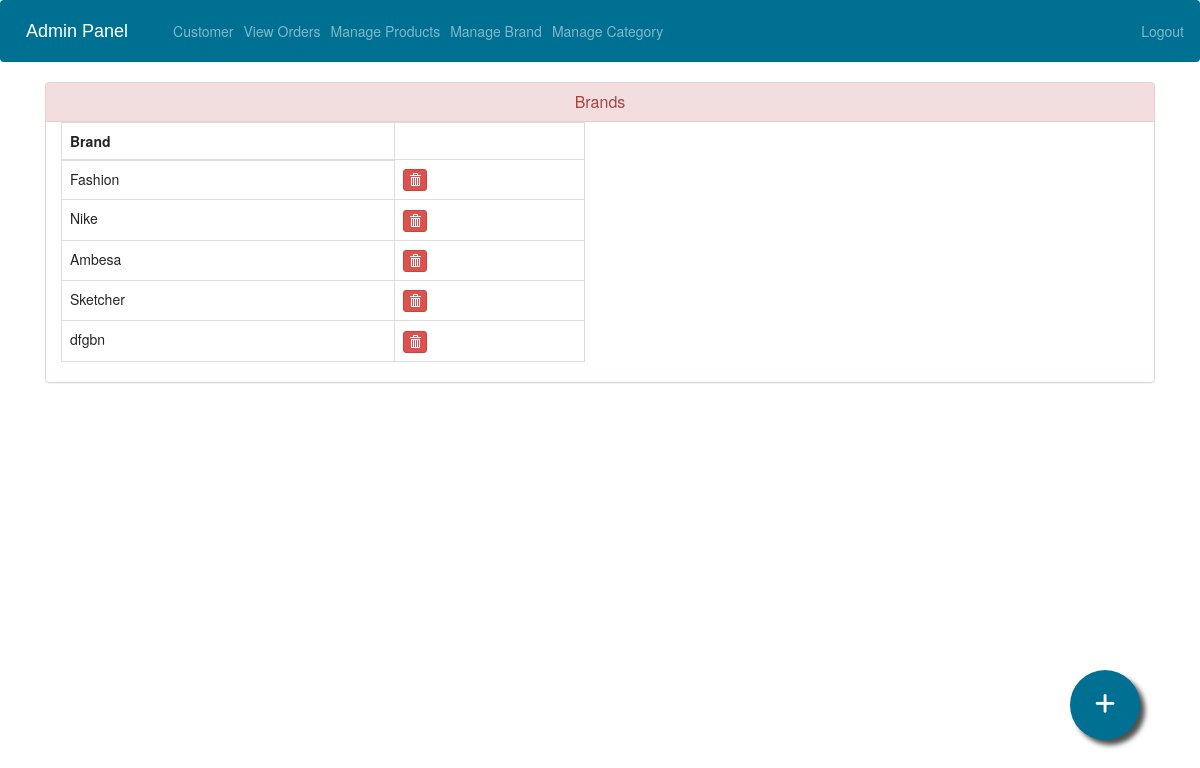
The page /admin-brands (signed in) on the database its author committed.
### shoeshop/models.py (models this page shows, shortened)
class Brand(models.Model):
    brand_name = models.CharField(max_length=40)

### shoeshop/views.py (the view)
# urls.py: path('admin-brands', views.admin_brand_view, name='admin-brands'),
@login_required(login_url='adminlogin')
def admin_brand_view(request):
    brand = models.Brand.objects.all()
    return render(request, 'shoeshop/admin_brand.html', {'brand': brand})

### templates/shoeshop/admin_brand.html (shortened to what this page needs)
{% extends 'shoeshop/admin_base.html' %}
{% load static %}
{% block content %}
<head>
  <link href="//netdna.bootstrapcdn.com/bootstrap/3.0.0/css/bootstrap.min.css" rel="stylesheet" id="bootstrap-css">
  <link rel="stylesheet" href="/static/admin_products.css">
</head>
<div class="container">
  <div class="panel panel-danger">
    <div class="panel-heading">
      <h6 class="panel-title">Brands</h6>
    </div>
    <div class="ro">
      <div class="col-6">
    <table class="table table-hover table-bordered" id="dev-table">
      <thead>
        <tr>
          <th>Brand</th>
        </tr>
      </thead>
      {% for b in brand %}
      {% if b %}
      <tr>
        <td> {{ b.brand_name }}</td>
        <td>
          <a class="btn btn-danger btn-xs" href=""><span class="glyphicon glyphicon-trash"></span></a>
        </td>
      </tr>
      {%else%}
      <br><br><br>
      <h1>No Brand still!!</h1>
      {% endif %}
      {% endfor %}
    </table>
  </div>
</div>
</div>
</div>
<a href="/admin-add-brand" class="float">
<i class="fa fa-plus my-float"></i>
</a>
{% endblock content %}

### static/admin_base.css (style rules this page uses)
.fa { font-size: 23px; width: 60px; text-align: center; text-decoration: none; margin: 5px 2px; border-radius: 50%; }

### static/admin_products.css (style rules this page uses)
a:link { text-decoration: none; }
h6 { text-align: center; }
.float { position:fixed; width:70px; height:70px; bottom:60px; right:60px; background-color:rgb(0, 112, 146); color:#FFF; border-radius:50px; text-align:center; box-shadow: 5px 5px 5px #505050; }
.my-float { margin-top:22px; }

### rows shown on the page
Brand: brand_name "Fashion"
Brand: brand_name "Nike"
Brand: brand_name "Ambesa"
Brand: brand_name "Sketcher"
Brand: brand_name "dfgbn"
